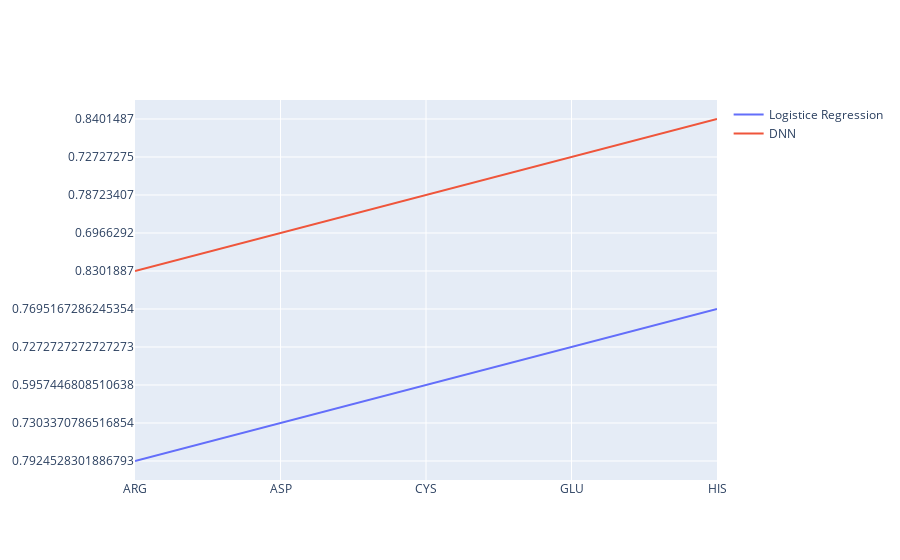

The code cell stored with this chart in its notebook:
### Code cell
import plotly.express as px
import plotly.graph_objs as go

accuracy = np.array(accuracy)

fig = go.Figure()
fig.add_trace(go.Scatter(x=list_AA, y=accuracy[:,1],
                    mode='lines',
                    name='Logistice Regression'))

fig.add_trace(go.Scatter(x=list_AA, y=accuracy[:,2],
                    mode='lines',
                    name='DNN'))

fig.update_xaxes(tickangle=0)
fig.show()

### Figure 1 — Plotly figure (JSON) as saved in the notebook; plotly's stock layout.template omitted (floating-point values rounded to 4 significant figures)
{"data": [{"mode": "lines", "name": "Logistice Regression", "type": "scatter", "x": ["ARG", "ASP", "CYS", "GLU", "HIS", "LYS", "TYR"], "y": ["0.7924528301886793", "0.7303370786516854", "0.5957446808510638", "0.7272727272727273", "0.7695167286245354"]}, {"mode": "lines", "name": "DNN", "type": "scatter", "x": ["ARG", "ASP", "CYS", "GLU", "HIS", "LYS", "TYR"], "y": ["0.8301887", "0.6966292", "0.78723407", "0.72727275", "0.8401487"]}], "layout": {"xaxis": {"tickangle": 0}}}
